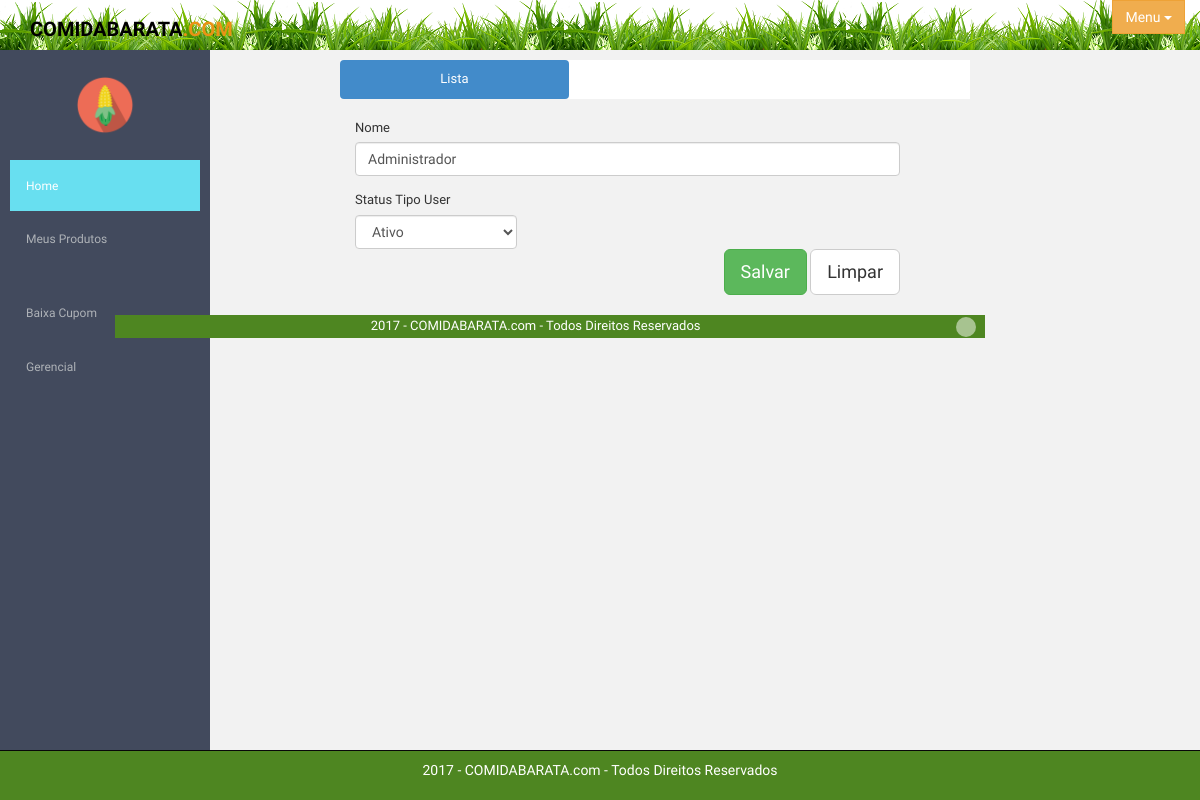
/user/tipoUserUpdate/2, run on an earlier commit of the app's database.
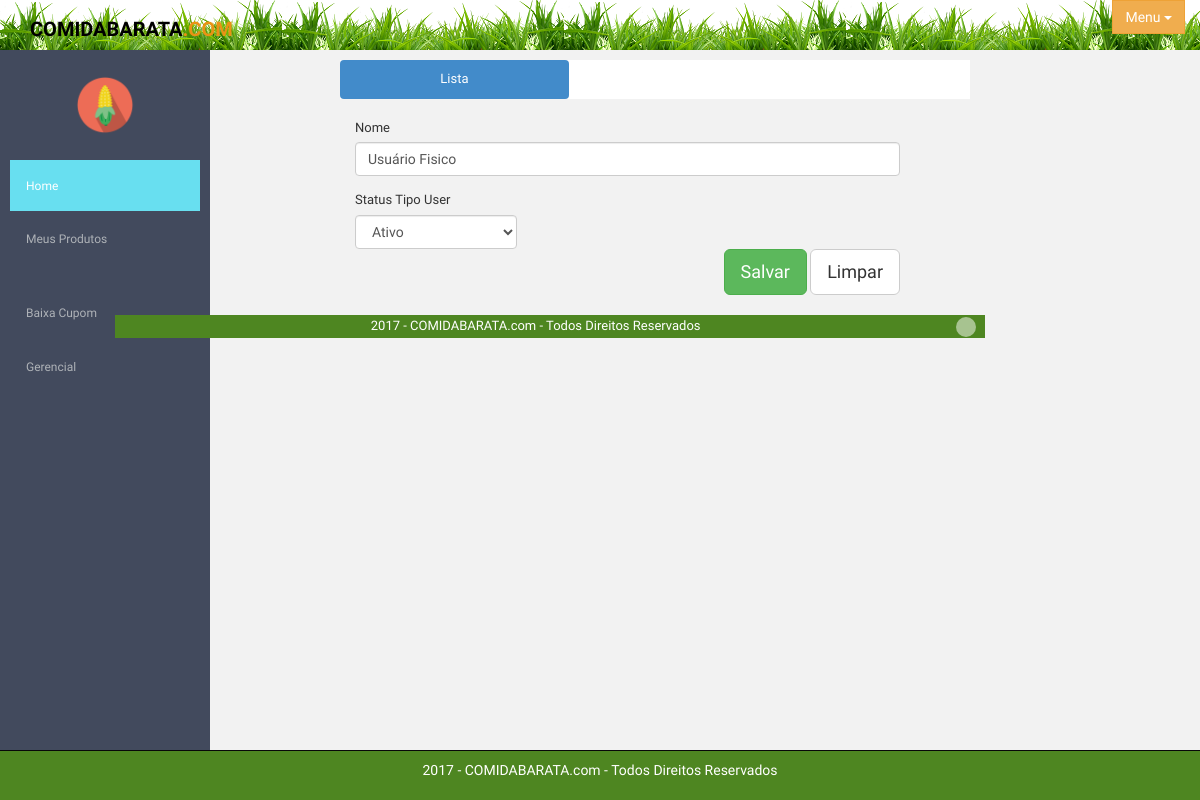
And on a later commit of the database.
### tables this page shows
CREATE TABLE `user_tipo` (
  `user_tipo_id` int(11) NOT NULL,
  `user_tipo_nome` varchar(50) NOT NULL,
  `user_tipo_status` tinyint(1) NOT NULL
);

### application/controllers/User.php (called while the page is built, shortened)
<?php
class User extends CI_Controller {
    public function tipoUserUpdate($user_tipo_id = null) {
        $this->db->where('user_tipo_id', $user_tipo_id);
        $data['user_tipo'] = $this->db->get('user_tipo')->result();
        $this->load->view('inc/head-adm');
        $this->load->view('inc/menu_left');
        $this->load->view('adm/tipoUserUpdate', $data);
        $this->load->view('inc/footer-adm');
    }
}

### index.php (called while the page is built, shortened)
<?php
require_once BASEPATH.'core/CodeIgniter.php';

### application/views/adm/tipoUserUpdate.php (the view, shortened to what this page needs)
<section id="container" >
    <header class="header black-bg">
        <div class="sidebar-toggle-box">
        </div>
        <a href="<?= base_url(); ?>" class="logo"><b>COMIDABARATA<span>.com</span></b></a>
        <div class="btn-group pull-right top-menu" role="group" aria-label="...">
            <div class="btn-group" role="group">
                <button type="button" class="btn btn-warning dropdown-toggle" data-toggle="dropdown" aria-haspopup="true" aria-expanded="false">
                    Menu
                    <span class="caret"></span>
                </button>
            </div>
        </div>
    </header>
    <section id="main-content">
        <section class="wrapper">
            <div>
                <ul class="nav nav-pills nav-justified" style="background-color: white">
                    <li role="presentation" class="active"><a href="<?= base_url(); ?>user/tipoUserLista">Lista</a></li>
                    <li role="presentation"><a></a></li>
                    <li role="presentation"><a></a></li>
                </ul>
            </div>
            <div class="row">
                <div class="col-lg-11 main-chart">
                    <form method="post" action="<?= base_url('user/tipoUserUpdateSalvar') ?>"
                          enctype="multipart/form-data">
                        <div class="col-sm-12">
                            <div class="form-group">
                                <label for="user_tipo_nome"> Nome </label>
                                <input type="text" id="user_tipo_nome" name="user_tipo_nome"
                                       class="form-control" value="<?= $user_tipo[0]->user_tipo_nome ?>" required>
                            </div>
                        </div>
                        <div class="col-sm-4">
                            <label for="user_tipo_status"> Status Tipo User </label>
                            <select class="form-control" id="user_tipo_status" name="user_tipo_status" >
                                <option value="1">Ativo</option>
                            </select>
                        </div>
                        <div class="col-sm-12" align="right">
                            <button type="submit" class="btn btn-lg btn-success">Salvar</button>
                            <button type="reset" class="btn btn-lg btn-default">Limpar</button>
                        </div>
                    </form>
                </div>
            </div>
        </section>
    </section>
    <footer class="site-footer">
        <div class="text-center">
            2017 - COMIDABARATA.com - Todos Direitos Reservados
            <a href="<?= base_url(); ?>" class="go-top">
            </a>
        </div>
    </footer>
</section>

What changed in the data, as far as the page shows it:
changed user_tipo: user_tipo_nome "Administrador" → "Usuário Fisico"
